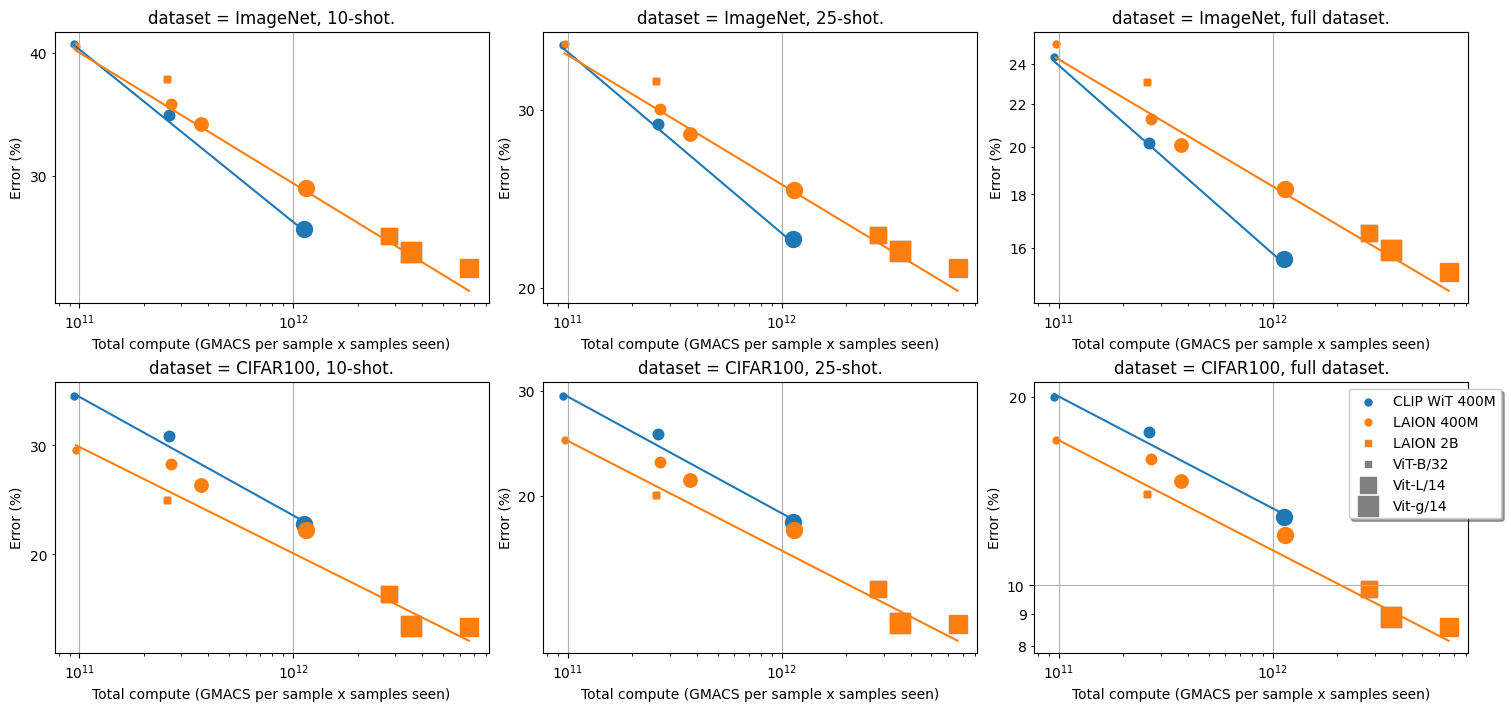

Reproduce this figure in Python.
from operator import truediv
from tokenize import group
import numpy as np
import pandas as pd
import matplotlib
import matplotlib.pyplot as plt

from matplotlib.gridspec import GridSpec
import matplotlib.pyplot as plt

from matplotlib.lines import Line2D

import statsmodels.api as sm

def linear_fit(x, y):
    x = np.array(x)
    y = np.array(y)

    covs = sm.add_constant(x, prepend=True)
    model = sm.OLS(y, covs)
    result = model.fit()
    return result.params, result.rsquared

if __name__ == '__main__':
    df = pd.read_json('probe_benchmark/scaling_experiment_data.json')
    
    ks = [10, 25, -1]
    datasets = ['imagenet1k-unverified', 'cifar100']

    fig = plt.figure(constrained_layout=True, figsize=(5*3, 3.5*2))
    gs = GridSpec(2, 3, figure=fig)



    for i1 in range(2):
        for i2 in range(3):

            clip_legend = False
            laion2b_legend = False
            laion400m_legend = False
            ax = fig.add_subplot(gs[i1, i2])

            pdf = df[df.dataset == datasets[i1]]
            pdf = pdf[pdf.fewshot_k == ks[i2]]

            # optionally change to pretrained-short
            for j, (name, groupdf) in enumerate(pdf.groupby('pretrained_clean')):
                #groupdf = groupdf.sort_values(by='lp_acc1')
                xs, ys, txt = [], [], []
                # optionally change gmacs total to macts
                for subname, subgroupdf in groupdf.groupby('gmacs_total'):
                    xs.append(subname)
                    ys.append(100 * (1-subgroupdf['lp_acc1'].max()))
                    txt.append(subgroupdf['model_short'].values[0])

                xs, ys = np.array(xs), np.array(ys)
                for i in range(len(xs)):
                    print(txt[i])
                    color = 'C0' if 'CLIP' in txt[i] else 'C1'
                    marker = 's' if '2B' in txt[i] else 'o'
                    strs = ['B/32', 'B/16','B/16+', 'L/14', 'H/14', 'g/14']
                    for jj, st in enumerate(strs):
                        if st in txt[i]:
                            sz = (jj+1)**1.2
                    # if 'B/32' in txt[i]:
                    #     sz = 1
                    # elif 'B/16' in txt[i]:
                    #     sz = 2
                    # elif 'B/16+' in txt[i]:
                    #     sz = 3
                    # elif 'L/14' in txt[i]:
                    #     sz = 4
                    # elif 'H/14'in txt[i]:
                    #     sz = 5
                    # elif 'g/14'in txt[i]:
                    #     sz = 6

                    label = None
                    if '2B' in txt[i] and not laion2b_legend:
                        label = 'LAION 2B'
                        laion2b_legend = True
                    elif '400M' in txt[i] and not laion400m_legend:
                        label = 'LAION 400M'
                        laion400m_legend = True
                    elif 'CLIP' in txt[i] and not clip_legend:
                        label = 'CLIP WiT 400M'
                        clip_legend = True
                    
                    if '2B' in txt[i] and 'B/32' in txt[i]:
                        ax.scatter(xs[i], ys[i], marker=marker, color=color, s = 25 * sz, label=label)
                        label=None
                        ax.scatter(xs[i], ys[i], marker=marker, color='gray', s = 25 * sz, label='ViT-B/32')
                    if '2B' in txt[i] and 'L/14' in txt[i]:
                        ax.scatter(xs[i], ys[i], marker=marker, color='gray', s = 25 * sz, label='Vit-L/14')
                    if '2B' in txt[i] and 'g/14' in txt[i]:
                        ax.scatter(xs[i], ys[i], marker=marker, color='gray', s = 25 * sz, label='Vit-g/14')
                    ax.scatter(xs[i], ys[i], marker=marker, color=color, s = 25 * sz, label=label)
                        
                lin_params, _ = linear_fit(np.log(xs), ys)
                xs = np.log(np.array([xs.min(), xs.max()]))
                ys = lin_params[1] * xs + lin_params[0]
                ax.plot(np.exp(xs), ys, color=f'C{j}')


            ax.set_xscale('log')
            ax.set_yscale('log')
            ax.set_xlabel('Total compute (GMACS per sample x samples seen)')#, fontsize=12)
            ax.set_ylabel('Error (%)')#, fontsize=12)#ax.set_ylabel('Accuracy')
            import matplotlib.ticker as mticker
            ax.yaxis.set_major_formatter(mticker.FormatStrFormatter('%d'))
            ax.yaxis.set_minor_formatter(mticker.ScalarFormatter())

            dset = 'ImageNet' if i1 == 0 else 'CIFAR100'
            if ks[i2] == -1:
                ax.set_title(f'dataset = {dset}, full dataset.')
            else:
                ax.set_title(f'dataset = {dset}, {ks[i2]}-shot.')
            ax.grid()

            #ax.legend()
            if i1 == 1 and i2 == 2:
                fig.subplots_adjust(right=0.9)
                ax.legend(loc='upper center', bbox_to_anchor=(0.9, 1.0),
                    fancybox=True, shadow=True, ncol=1)
    plt.savefig(
        f"probe_benchmark/scaling_plot.pdf", bbox_inches="tight"
    )
